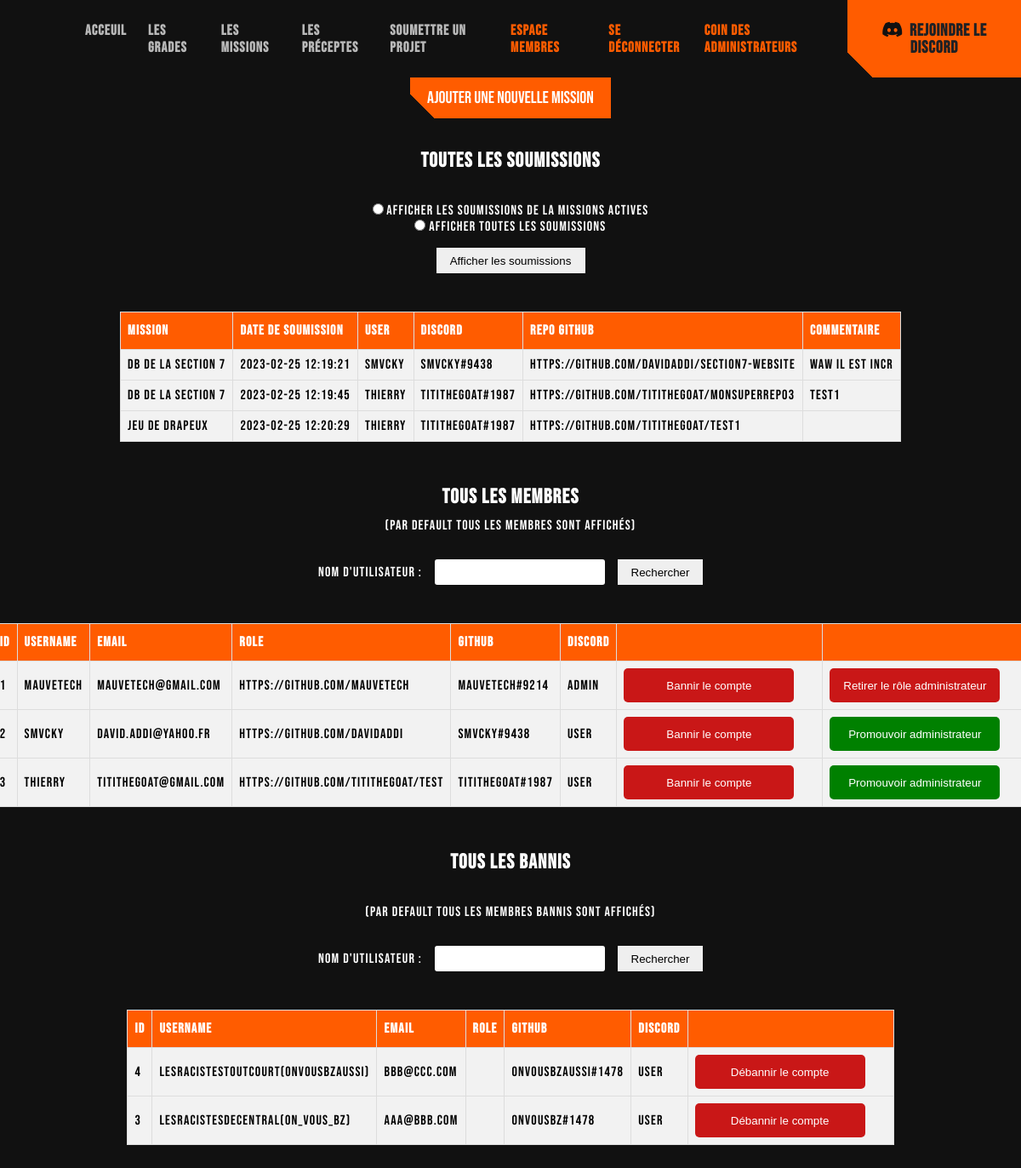
/admin.php (signed in), run on the app's committed database.
### tables this page shows
CREATE TABLE `missions_submissions` (
  `user` text NOT NULL,
  `nomMission` varchar(500) NOT NULL,
  `discord` varchar(500) NOT NULL,
  `lien_repo_github` text DEFAULT NULL,
  `commentaire` text DEFAULT NULL,
  `dateDepot` datetime NOT NULL DEFAULT current_timestamp()
);

CREATE TABLE `users` (
  `id` int(11) NOT NULL,
  `email` varchar(255) NOT NULL,
  `username` varchar(255) NOT NULL,
  `password` varchar(255) NOT NULL,
  `role` varchar(255) NOT NULL DEFAULT 'user',
  `github` mediumtext NOT NULL,
  `discord` varchar(500) NOT NULL,
  `token` text NOT NULL,
  `date_compte` datetime NOT NULL DEFAULT current_timestamp()
);

CREATE TABLE `bans` (
  `id` int(11) NOT NULL,
  `email` varchar(255) NOT NULL,
  `username` varchar(255) NOT NULL,
  `password` varchar(255) NOT NULL,
  `role` varchar(255) NOT NULL DEFAULT 'user',
  `github` varchar(255) DEFAULT NULL,
  `discord` varchar(255) NOT NULL
);

### lib/testadmin.php (called while the page is built, shortened)
<?php
require_once('lib/db.php');
$isConnected = isset($_SESSION["user"]);
if ($isConnected) {
  $stmt = $db->prepare('SELECT role FROM users WHERE id = :id');
  $stmt->execute([':id' => $_SESSION["user"]["id"]]);
  $user = $stmt->fetch();
  if ($user["role"] === "admin") {
    $isAdmin = true;
  }
}
?>

### admin.php (the view, shortened to what this page needs)
<?php
require_once('inc/headHTML.php');
require_once('lib/testadmin.php');
include_once('inc/nav.php');
?>
<main>
<button class="btn-orange"><a href="addMission.php">Ajouter une nouvelle mission</a></button>
<div class="allSubs">
    <h1 class="newSectionH1">Toutes les soumissions</h1>
    <form method="post" action="<?php echo $_SERVER['PHP_SELF']; ?>" class="sortSubs">
        <label>
            <input type="radio" name="status" value="A">
            Afficher les soumissions de la missions actives
        </label>
        <label>
            <input type="radio" name="status" value="all">
            Afficher toutes les soumissions
        </label>
        <input type="submit" value="Afficher les soumissions">
    </form>
    <table id="usersTable">
        <tr>
            <th>Mission</th>
            <th>Date de soumission</th>
            <th>User</th>
            <th>Discord</th>
            <th>Repo Github</th>
            <th>Commentaire</th>
        </tr>
    <?php
        $sql = "SELECT * FROM missions_submissions";
        $stmt = $db->query($sql);
        while ($submission = $stmt->fetch(PDO::FETCH_ASSOC)) {
            echo '
                <tr>
                    <td>'.$submission['nomMission'].'</td>
                    <td>'.$submission['dateDepot'].'</td>
                    <td>'.$submission['user'].'</td>
                    <td>'.$submission['discord'].'</td>
                    <td><a href='.$submission['lien_repo_github'].'target="_blank">'.$submission['lien_repo_github'].'</a></td>
                    <td>'.$submission['commentaire'].'</td>
                </tr>';
            };
            echo'</table>';
        ?>
</div>
<div class="allMembers" >
    <h1 class="newSectionH1">Tous les membres</h1>
    <p style="text-align: center; color: #fff">(Par default tous les membres sont affichés)</p>
    <form method="get" class="searchUsers">
        <label for="username" style="color: #fff">Nom d'utilisateur :</label>
        <input type="text" id="username" name="username" required>
        <input type="submit" value="Rechercher">
    </form>
    <?php
    if(isset($_GET['username']) && !empty($_GET['username'])) {
        $username = $_GET['username'];
        $stmt = $db->prepare("SELECT * FROM users WHERE username LIKE CONCAT('%', :username, '%')");
        $stmt->bindParam(':username', $username);
        $stmt->execute();
        $users = $stmt->fetchAll();
    } else {
        $stmt = $db->prepare('SELECT * FROM users');
        $stmt->execute();
        $users = $stmt->fetchAll();
    }
    ?>
    <table id="usersTable">
        <tr>
            <th>ID</th>
            <th>Username</th>
            <th>Email</th>
            <th>Role</th>
            <th>Github</th>
            <th>Discord</th>
            <th> </th>
            <th> </th>
        </tr>
        <?php foreach ($users as $user): ?>
            <tr>
                <td><?= $user['id'] ?></td>
                <td><?= $user['username'] ?></td>
                <td><?= $user['email'] ?></td>
                <td><?= $user['github'] ?></td>
                <td><?= $user['discord'] ?></td>
                <td><?= $user['role'] ?></td>
                <td>
                    <button class="btn-danger" onclick="return confirm('Voulez vous vraiment bannir le compte ?');">
                    <a href="adminControl.php?action=ban&id=<?= $user['id'] ?>&email=<?= $user['email'] ?>&username=<?= $user['username'] ?>"
                    class="delete" style="color: #fff">Bannir le compte</a></button>
                </td>
                <?php if($user['role']==='user'):?>
                <td>
                    <button class="btn-success" onclick="return confirm('Voulez vous promouvoir le compte administrateur ?');">
                    <a href="adminControl.php?action=promote&id=<?= $user['id'] ?>"
                    class="delete" style="color: #fff">Promouvoir administrateur</a></button>
                </td>
                <?php else:?>
                <td>
                    <button class="btn-danger" onclick="return confirm('Voulez vous retirer le rôle administrateur ?');">
                    <a href="adminControl.php?action=remove&id=<?= $user['id'] ?>"
                    class="delete" style="color: #fff">Retirer le rôle administrateur</a></button>
                </td>
                <?php endif;?>
            </tr>
        <?php endforeach; ?>
    </table>
</div>
<div class="allBans" >
    <h1 class="newSectionH1">Tous les bannis</h1>
    <p style="text-align: center; color: #fff">(Par default tous les membres bannis sont affichés)</p>
    <form method="get" class="searchUsers">
        <label for="username" style="color: #fff">Nom d'utilisateur :</label>
        <input type="text" id="username" name="username" required>
        <input type="submit" value="Rechercher">
    </form>
    <?php
    if(isset($_GET['username']) && !empty($_GET['username'])) {
        $username = $_GET['username'];
        $stmt = $db->prepare("SELECT * FROM bans WHERE username LIKE CONCAT('%', :username, '%')");
        $stmt->bindParam(':username', $username);
        $stmt->execute();
        $users = $stmt->fetchAll();
    } else {
        $stmt = $db->prepare('SELECT * FROM bans');
        $stmt->execute();
        $users = $stmt->fetchAll();
    }
    ?>
    <table id="usersTable">
        <tr>
            <th>ID</th>
            <th>Username</th>
            <th>Email</th>
            <th>Role</th>
            <th>Github</th>
            <th>Discord</th>
            <th> </th>
        </tr>
        <?php foreach ($users as $user): ?>
            <tr>
                <td><?= $user['id'] ?></td>
                <td><?= $user['username'] ?></td>
                <td><?= $user['email'] ?></td>
                <td><?= $user['github'] ?></td>
                <td><?= $user['discord'] ?></td>
                <td><?= $user['role'] ?></td>
                <td>
                    <button class="btn-danger" onclick="return confirm('Voulez vous vraiment débannir le compte ?');">
                    <a href="adminControl.php?action=deban&id=<?= $user['id']?>"
                    class="delete" style="color: #fff">Débannir le compte</a></button>
                </td>
            </tr>
        <?php endforeach; ?>
    </table>
</div>
</main>

### inc/headHTML.php (shortened to what this page needs)
<!DOCTYPE html>
<html lang="en">
<head>
    <link rel="stylesheet" href="https://cdnjs.cloudflare.com/ajax/libs/font-awesome/6.3.0/css/all.min.css" />
    <link rel="stylesheet" href="style.css">
</head>
<body>

### inc/nav.php (shortened to what this page needs)
<?php require_once('lib/testadmin.php'); ?>
<section id="heroHeader">
    <nav>
        <ul>
            <li><a href="index.php#heroHeader">Acceuil</a></li>
            <li><a href="index.php#grades">Les Grades</a></li>
            <li><a href="index.php#missions">Les Missions</a></li>
            <li><a href="index.php#preceptes">Les Préceptes</a></li>
            <li><a href="index.php#Subs">Soumettre un projet</a></li>
            <?php if($isConnected): ?>
                <li><a href="membres.php" class="membres">Espace Membres</a></li>
                <li><a href="logout.php" class="membres">Se déconnecter</a></li>
            <?php endif;?>
            <?php if($isAdmin):?>
                <li class="membres"><a href="admin.php">Coin des administrateurs</a></li>
            <?php endif; ?>
        </ul>
        <button class="discordBtn"><i class="fa-brands fa-discord"></i><a href="https://discord.com/invite/Ms78rJFa5d" target="_blank">REJOINDRE LE DISCORD</a></button>
    </nav>

### style.css (style rules this page uses)
* { margin: 0; padding: 0; border: none; }
html { scroll-behavior: smooth; }
body { font-family: 'Bebas Neue'; letter-spacing: 1.19px; }
body { background-color: #111; }
ul, li { list-style-type: none; }
a { all: unset; }
nav { display: flex; align-items: center; margin-left: 100px; justify-content: space-between; }
ul { display: flex; }
nav > ul > li { margin-right: 25px; font-size: 17px; color: #b8b8b8; font-weight: bold; font-family: 'Bebas Neue', sans-serif; letter-spacing: 1px; }
.membres { color: #ff5c00; }
.discordBtn, .discordBtn::after { padding: 25px 20px; background: linear-gradient(45deg, transparent 10%, #ff5c00 5%); border: 0; color: #202124; line-height: 1; outline: transparent; position: relative; font-size: 20px; font-family: 'Bebas Neue'; font-weight: bold; letter-spacing: 0.75px; }
.discordBtn > i { color: #111; margin-right: 7px; }
.newSectionH1 { margin-top: 35px; margin-bottom: 35px; text-align: center; color: #fff; }
.btn-danger { width: 200px; height: 40px; background-color: #c91717; color: #fff; border: none; border-radius: 5px; margin-right: 25px; }
.btn-orange { background: #ff5c00; color: white; font-family: 'Bebas Neue'; padding: 12px 20px; border: none; cursor: pointer; font-size: 20px; display: flex; align-items: center; margin: auto; }
.btn-success { width: 200px; height: 40px; background-color: green; color: #fff; border: none; border-radius: 5px; margin-right: 25px; }
#usersTable { font-family: 'Bebas Neue', sans-serif; border-collapse: collapse; width: 100%; width: 100%; display: flex; justify-content: center; margin-top: 45px; margin-bottom: 50px; }
#usersTable td, #usersTable th { border: 1px solid #ddd; padding: 8px; }
#usersTable tr { background-color: #f2f2f2; }
#usersTable th { padding-top: 12px; padding-bottom: 12px; text-align: left; background-color: #ff5c00; color: white; }
.allMembers h1 { margin-bottom: 10px; }
.searchUsers { margin-top: 30px; display: flex; justify-content: center; align-items: center; }
.searchUsers > label { color: #fff; margin-right: 15px; }
.searchUsers > input[type="text"] { margin-right: 15px; width: 200px; height: 30px; border-radius: 3px; }
.searchUsers > input[type="submit"] { width: 100px; height: 30px; }
.sortSubs { color: #fff; display: flex; flex-direction: column; align-items: center; }
.sortSubs > input[type="submit"] { margin-top: 15px; width: 175px; height: 30px; }
.btn-orange { background: linear-gradient(45deg, transparent 10%, #ff5c00 5%); color: white; font-family: 'Bebas Neue'; padding: 12px 20px; border: none; cursor: pointer; font-size: 20px; }

### data on the page
missions_submissions: nomMission "DB de la Section 7", dateDepot "2023-02-25 12:19:21", user "smvcky", discord "smvcky#9438", lien_repo_github "https://github.com/davidaddi/Section7-website", commentaire "Waw il est incr"
missions_submissions: nomMission "DB de la Section 7", dateDepot "2023-02-25 12:19:45", user "thierry", discord "TitiTheGoat#1987", lien_repo_github "https://github.com/titithegoat/monsuperrepo3", commentaire "test1"
missions_submissions: nomMission "Jeu de Drapeux", dateDepot "2023-02-25 12:20:29", user "thierry", discord "TitiTheGoat#1987", lien_repo_github "https://github.com/titithegoat/test1"
users: id "1", username "mauvetech", email "mauvetech@gmail.com", github "https://github.com/mauvetech", discord "Mauvetech#9214", role "admin"
users: id "2", username "smvcky", email "david.addi@yahoo.fr", github "https://github.com/davidaddi", discord "smvcky#9438", role "user"
users: id "3", username "thierry", email "titithegoat@gmail.com", github "https://github.com/titithegoat/test", discord "TitiTheGoat#1987", role "user"
bans: id "4", username "lesRacistesToutCourt(OnVousBzAussi)", email "bbb@ccc.com", discord "OnVousBzAussi#1478", role "user"
bans: id "3", username "lesracistesdecentral(on_vous_bz)", email "aaa@bbb.com", discord "OnVousBz#1478", role "user"
